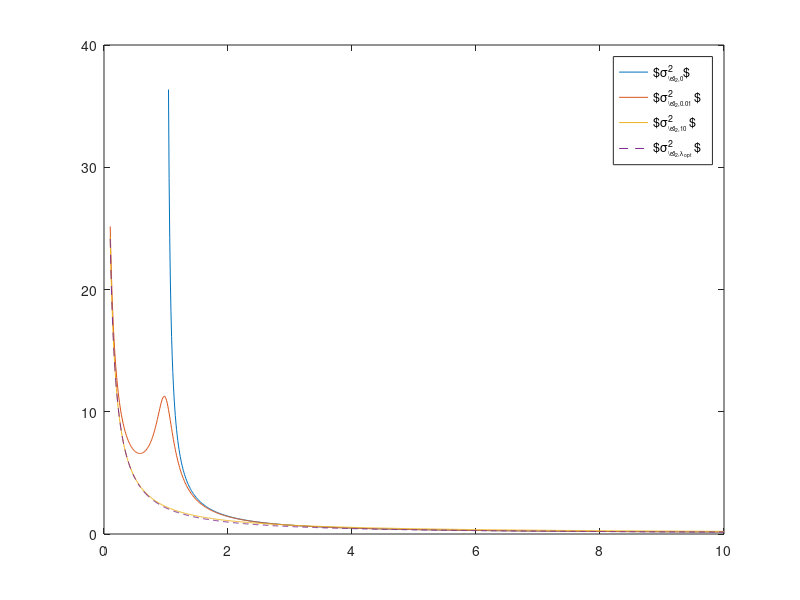

Reproduce this figure in MATLAB.
%% unregularized %% z =E[SY]
deltas = 1.04:.01:10;
deltasreg = [.1:.01:10];
lambda = 0 ; % regularizer
eps = 0.1; % prob of sign flip
z = sqrt(2/pi)*(1-2*eps);
sigmaunreg = zeros (size(deltas));
sigmaunreg = (1-deltas*z^2)./(2*deltas*z^2)+ (2+deltas.*(2+lambda+z^2*((2+lambda)*deltas-6)))./(2*z^2*deltas.*sqrt(4+4*deltas*(lambda-2)+(deltas.^2)*(lambda+2)^2));
plot(deltas,(sigmaunreg));
hold on

%% regularized
lambdas = [0.01,10];
for lambda = lambdas
sigmas = zeros (size(deltasreg));
sigmas = (1-deltasreg*z^2)./(2*deltasreg*z^2)+ (2+deltasreg.*(2+lambda+z^2*((2+lambda)*deltasreg-6)))./(2*z^2*deltasreg.*sqrt(4+4*deltasreg*(lambda-2)+(deltasreg.^2)*(lambda+2)^2));
plot(deltasreg,(sigmas));
hold on
end



%% la-tuned LS for Signed-model
alphasLS = zeros(size(deltasreg));
alphasLS = (1-deltasreg*z^2+sqrt((1+deltasreg*z^2).^2-4*deltasreg*z^4))./(2*deltasreg*z^2);
plot(deltasreg,(alphasLS),'--');
hold on
%%
legend ('$\sigma_{_{\ell_2,0}}^2$ ', '$\sigma_{_{\ell_2,0.01}}^2 $','$\sigma_{_{\ell_2,10}}^2 $' ,'$\sigma_{_{\ell_2,\lambda_{\rm opt}}}^2 $')
